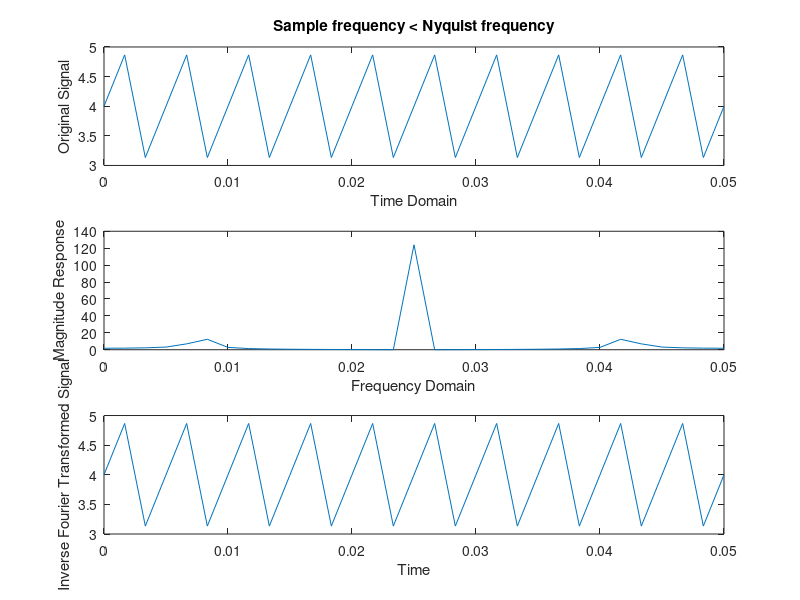
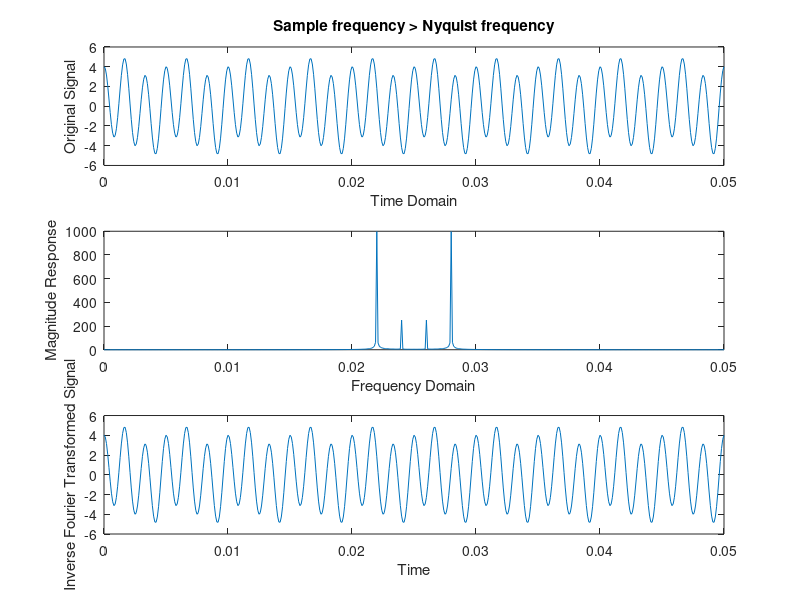

MATLAB code for these plots, in order:
freq_1 = 200 ;
freq_2 = 600 ;
duration = 0.05 ;

%when the sample frequency lower than Nyquist frequency
Fs_high = 600 ;
t1 = 0 : (1/Fs_high ) : duration ;
signal_1 = sin( 2 * pi * freq_1 .* t1 ) + 4 * cos( 2 * pi * freq_2 .* t1 ) ;

%applying for Fourier Transform with N equals to number of samples in time domain
N1 = length( t1 ) ;
transformed_signal_1 = fft( signal_1 , N1 ) ;
transformed_shifted_1 = fftshift( transformed_signal_1 ) ;

%applying for Inverse Fourier Transform 
inv_transformed_1 = ifft( transformed_signal_1 , N1 ) ;

%plotting original signal, magnitude response of the frequency domain signal, and Inverse Fourier Transformed signal
figure ;
subplot( 311 ) ;
plot( t1 , signal_1 ) ;
title( ' Sample frequency < Nyquist frequency ' ) ;
xlabel( ' Time Domain ' ) ;
ylabel( ' Original Signal ' ) ;
subplot( 312 ) ;
plot( t1 , abs( transformed_shifted_1 ) ) ;
xlabel( ' Frequency Domain ' ) ;
ylabel( ' Magnitude Response ' ) ;
subplot( 313 ) ;
plot( t1 , inv_transformed_1 ) ;
xlabel( ' Time ' ) ;
ylabel( ' Inverse Fourier Transformed Signal ' ) ;

%when the sample frequency higher than Nyquist frequency
Fs_high = 10000 ;
t2 = 0 : (1/Fs_high ) : duration ;
signal_2 = sin( 2 * pi * freq_1 .* t2 ) + 4 * cos( 2 * pi * freq_2 .* t2 ) ;


%applying for Fourier Transform with N equals to number of samples in time domain
N2 = length( t2 ) ;
transformed_signal_2 = fft( signal_2 , N2 ) ;
transformed_shifted_2 = fftshift( transformed_signal_2 ) ;


%applying for Inverse Fourier Transform 
inv_transformed_2 = ifft( transformed_signal_2 , N2 ) ;

%plotting original signal, magnitude response of the frequency domain signal, and Inverse Fourier Transformed signal
figure ;
subplot( 311 ) ;
plot( t2 , signal_2 ) ;
title( ' Sample frequency > Nyquist frequency ' ) ;
xlabel( ' Time Domain ' ) ;
ylabel( ' Original Signal ' ) ;
subplot( 312 ) ;
plot( t2 , abs( transformed_shifted_2 ) ) ;
xlabel( ' Frequency Domain ' ) ;
ylabel( ' Magnitude Response ' ) ;
subplot( 313 ) ;
plot( t2 , inv_transformed_2 ) ;
xlabel( ' Time ' ) ;
ylabel( ' Inverse Fourier Transformed Signal ' ) ;